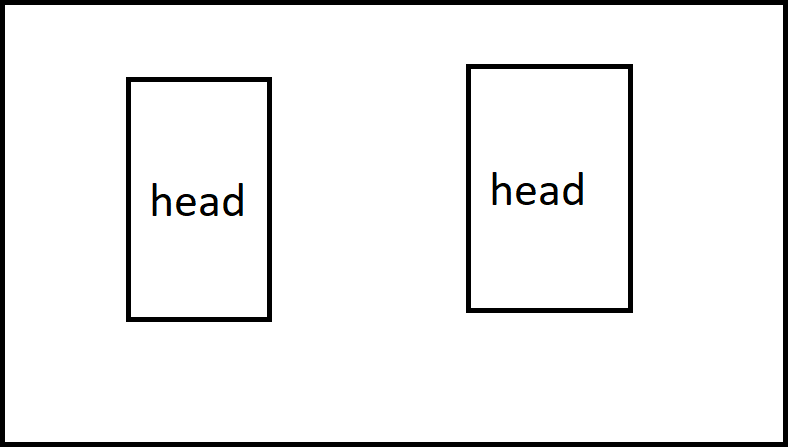
#> input picture infinity_python/test5.png, 788 x 447 px
$ python de.py
#> lines starting #> are read from the running program, lines starting #| are printed output that depends on the picture; after the words box and inside, x2 and y2 are one past the last pixel; in counts of white or black regions, pixels touching at a corner belong together
import cv2

def detect_small_rectangles(image_path):
    # Load the image
#> called with image_path = 'test5.png'
    image = cv2.imread(image_path)
#> image is the input picture: shape (447, 788, 3); mean B, G, R 239.1, 239.1, 239.1

    # Convert the image to grayscale
    gray = cv2.cvtColor(image, cv2.COLOR_BGR2GRAY)

    # Apply edge detection to find the contours
    edges = cv2.Canny(gray, 50, 150)
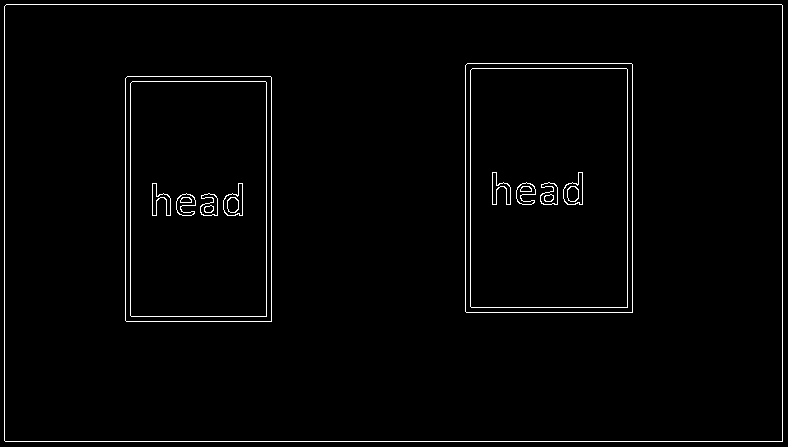
#> edges: shape (447, 788); 1.9% white in thin lines or dots

    # Find the contours in the image
    contours, _ = cv2.findContours(edges, cv2.RETR_EXTERNAL, cv2.CHAIN_APPROX_SIMPLE)
#> contours = 1 item

    # Filter the contours based on area and aspect ratio
    min_area = 100  # Minimum area of small rectangles
    max_aspect_ratio = 1.5  # Maximum aspect ratio of small rectangles
    detected_rectangles = []
    for contour in contours:
        x, y, w, h = cv2.boundingRect(contour)
        aspect_ratio = float(w) / h

        # Filter based on area and aspect ratio
        if cv2.contourArea(contour) > min_area and aspect_ratio < max_aspect_ratio:
            detected_rectangles.append((x, y, w, h))
#> this loop made 1 pass
#> (x, y, w, h, aspect_ratio) on pass 1: (4, 4, 779, 438, 1.78)
#> after the loop, detected_rectangles = []

    return detected_rectangles

# Example usage
image_path = 'test5.png'
rectangles = detect_small_rectangles(image_path)
#> rectangles = []

# Load the image
image = cv2.imread(image_path)

# Draw rectangles on the image
for rect in rectangles:
    x, y, w, h = rect
    cv2.rectangle(image, (x, y), (x + w, y + h), (0, 255, 0), 2)
#> this loop made 0 passes

# Display the image with rectangles
cv2.imshow('Detected Rectangles', image)
cv2.waitKey(0)
cv2.destroyAllWindows()

$ run again, with infinity_python/test2.png copied over infinity_python/test5.png
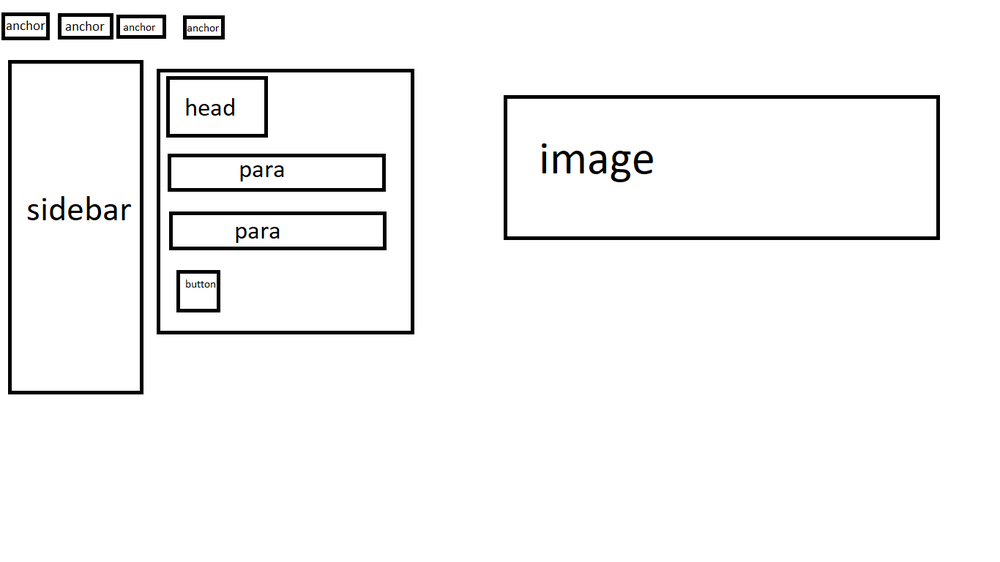
#> input picture infinity_python/test2.png, 1000 x 562 px, shrunk from 1366 x 768 before the run
#> in detect_small_rectangles, image is the input picture: shape (562, 1000, 3); mean B, G, R 245.2, 245.2, 245.2
#> in detect_small_rectangles, `edges = cv2.Canny(gray, 50, 150)`:
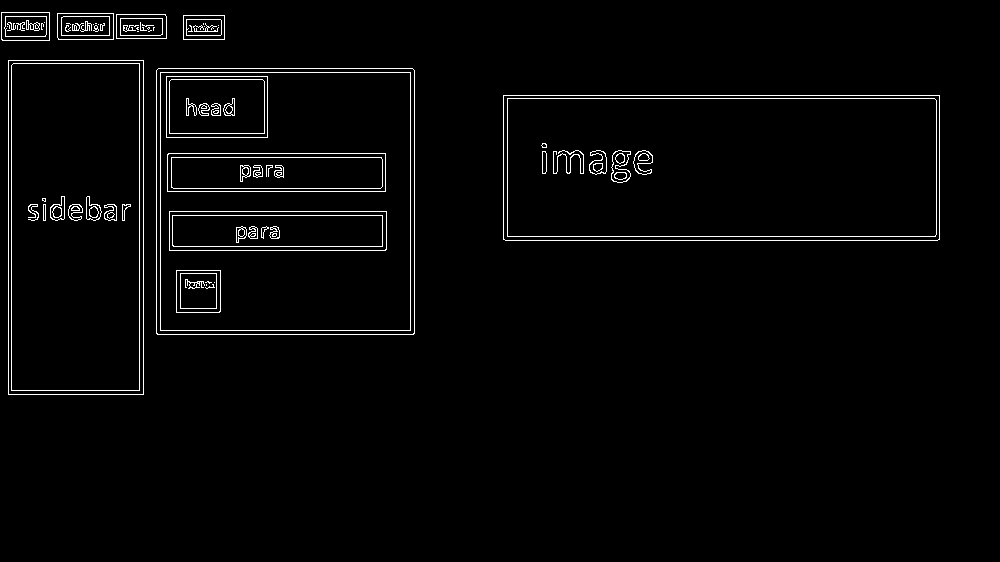
#> edges: shape (562, 1000); 2.3% white in thin lines or dots, all inside (x1, y1, x2, y2) = (1, 12, 940, 395)
#> contours = 7 contours; box (x1, y1, x2, y2) and area: (156, 68, 415, 335) 68623, (503, 95, 940, 241) 63217, (8, 60, 144, 395) 45090, (57, 13, 114, 40) 1454, (1, 12, 50, 41) 1344, (116, 14, 167, 39) 1198, (183, 15, 225, 40) 984
#> the loop in detect_small_rectangles, `for contour in contours:` made 7 passes
#> (x, y, w, h, aspect_ratio) on passes 1, 2, 5, 6, 7: (503, 95, 437, 146, 2.99), (156, 68, 259, 267, 0.97), (116, 14, 51, 25, 2.04), (57, 13, 57, 27, 2.11), (1, 12, 49, 29, 1.69)
#> after the loop in detect_small_rectangles, `for contour in contours:`: detected_rectangles = [(156, 68, 259, 267), (8, 60, 136, 335)]
#> the loop `for rect in rectangles:` made 2 passes
#> after the loop `for rect in rectangles:`:
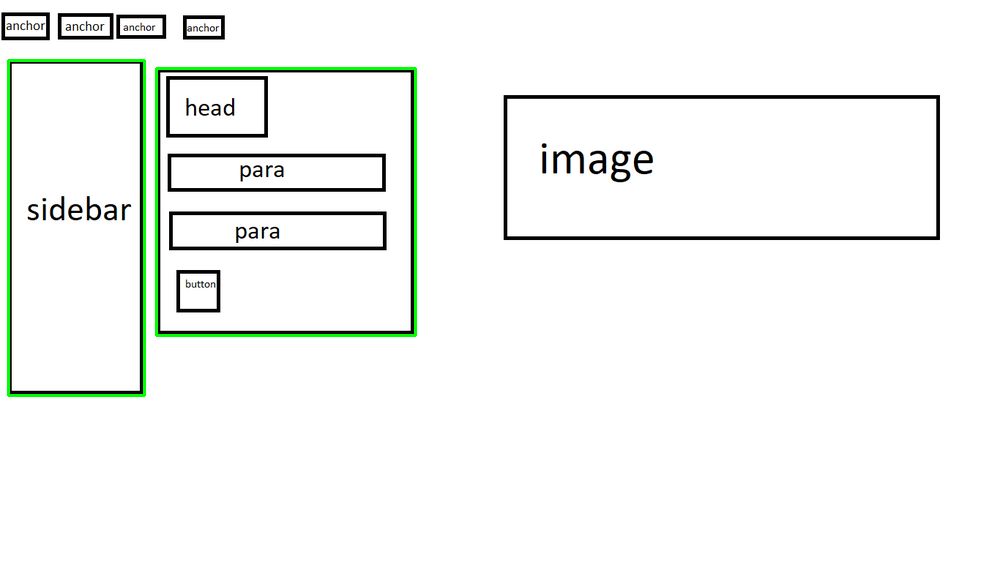
#> image: shape (562, 1000, 3); 1.06% of pixels changed, all inside (x1, y1, x2, y2) = (7, 59, 417, 397)

$ run again, with infinity_python/test3.png copied over infinity_python/test5.png
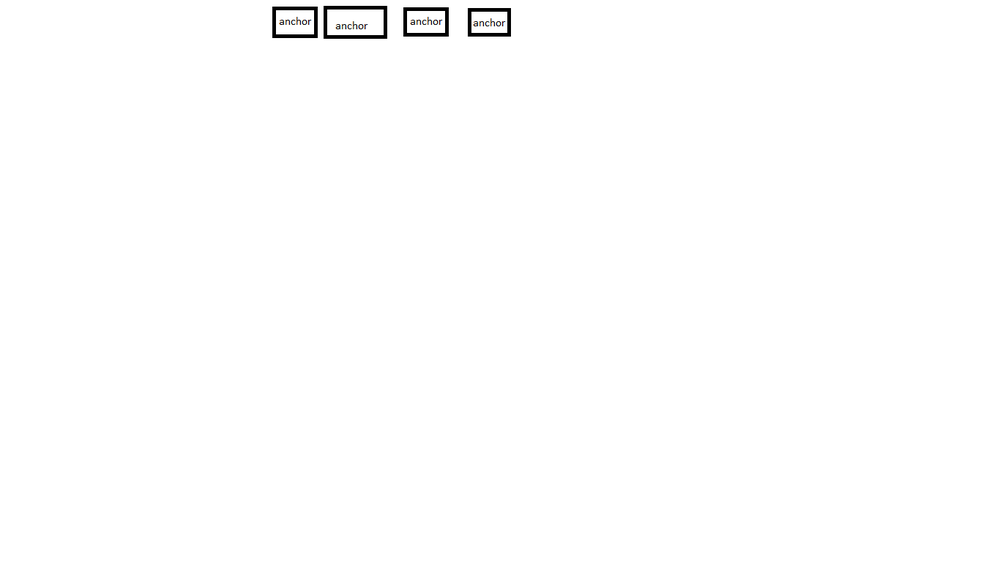
#> input picture infinity_python/test3.png, 1000 x 562 px, shrunk from 1366 x 768 before the run
#> in detect_small_rectangles, image is the input picture: shape (562, 1000, 3); mean B, G, R 253.9, 253.9, 253.9
#> in detect_small_rectangles, `edges = cv2.Canny(gray, 50, 150)`:
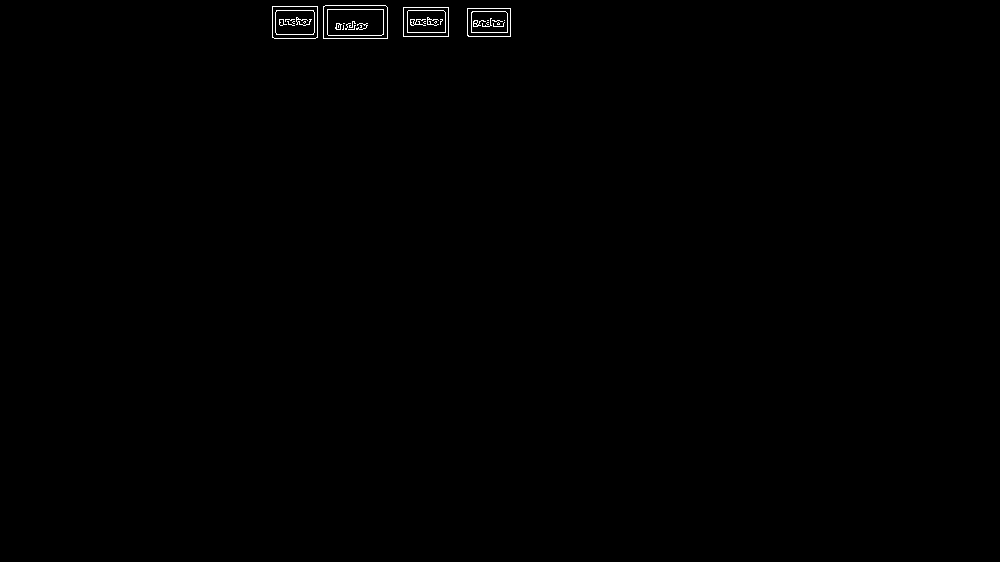
#> edges: shape (562, 1000); 0.28% white in thin lines or dots, all inside (x1, y1, x2, y2) = (272, 5, 511, 39)
#> contours = 4 contours; box (x1, y1, x2, y2) and area: (323, 5, 388, 39) 2108, (272, 6, 318, 39) 1437, (403, 7, 449, 37) 1305, (467, 8, 511, 37) 1204
#> the loop in detect_small_rectangles, `for contour in contours:` made 4 passes
#> (x, y, w, h, aspect_ratio) on passes 1, 3, 4: (467, 8, 44, 29, 1.52), (272, 6, 46, 33, 1.39), (323, 5, 65, 34, 1.91)
#> after the loop in detect_small_rectangles, `for contour in contours:`: detected_rectangles = [(272, 6, 46, 33)]
#> the loop `for rect in rectangles:` made 1 pass
#> after the loop `for rect in rectangles:`:
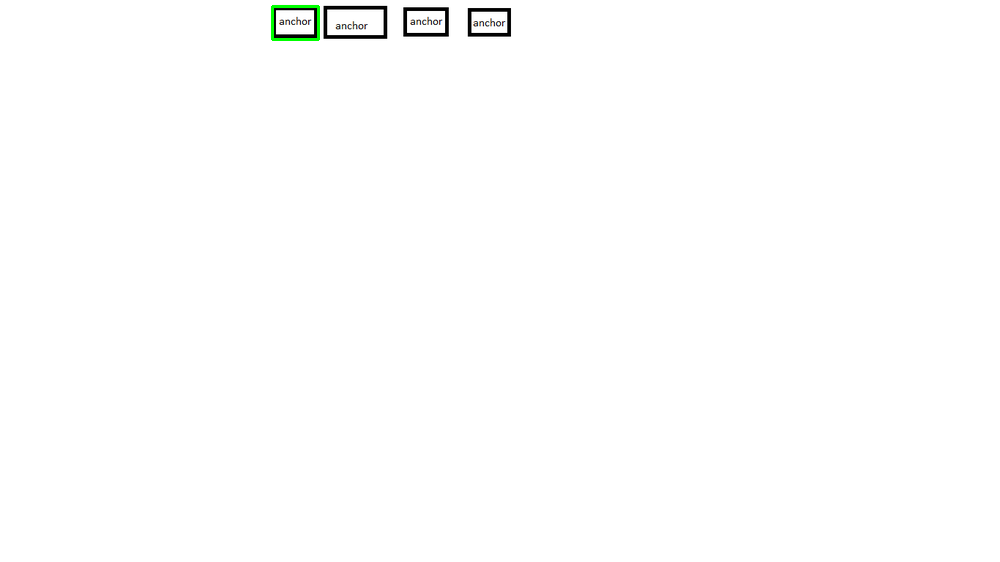
#> image: shape (562, 1000, 3); 0.08% of pixels changed, all inside (x1, y1, x2, y2) = (271, 5, 320, 41)
